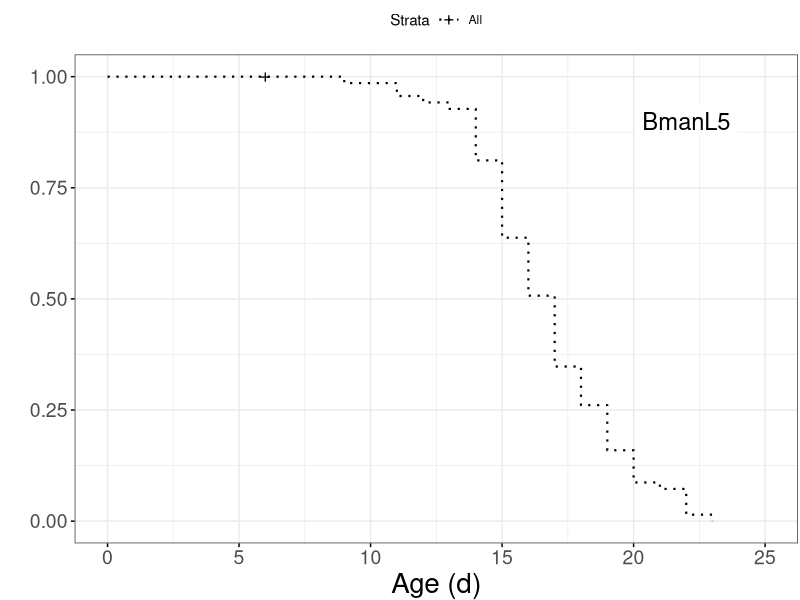
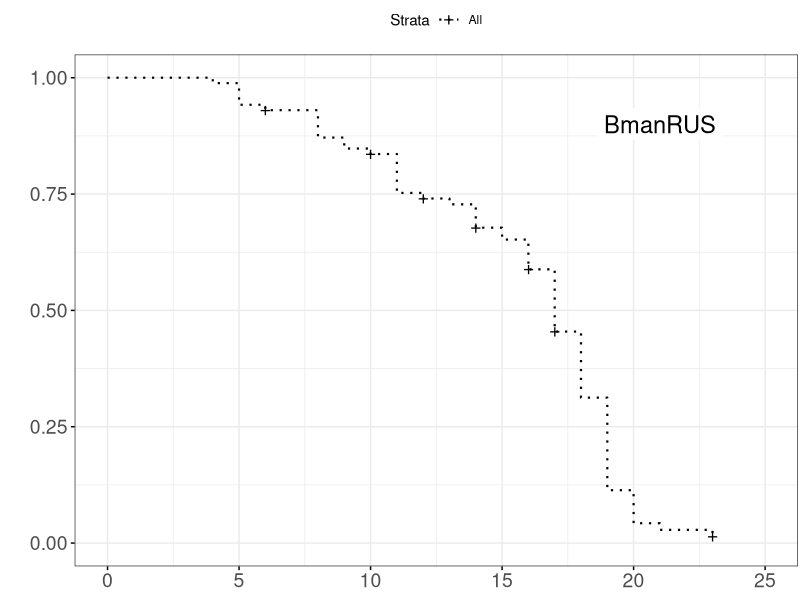
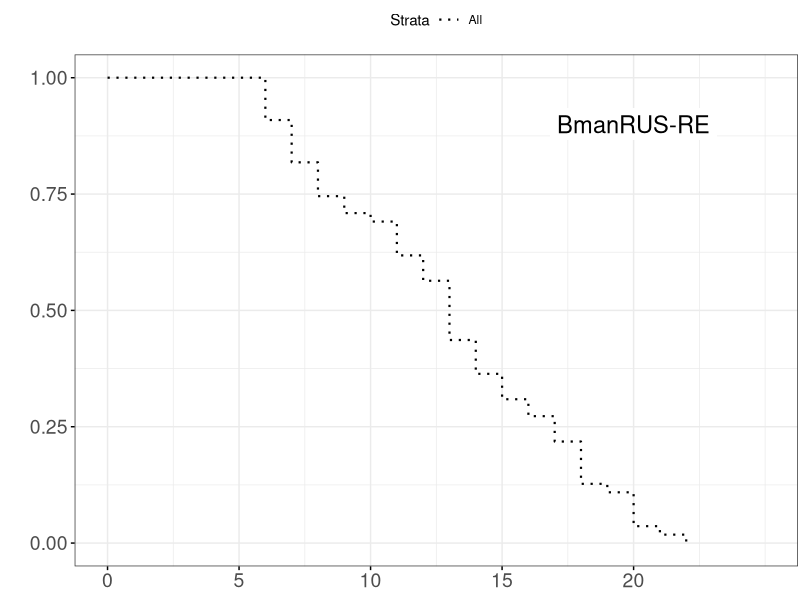

These charts were generated, in order, by the following R code: (Note: this script raises an error after producing the figures.)
# Code for creating survivorship curves, survivorship summary statistics, log-rank/Mantel-Haenszel tests

# Required packages:
library(tidyverse)
library(reshape2)
library(survival)
library(survminer)
library(car)
library(grid)
library(ggpubr)

# Loading and reformatting data--------------------------------------------------------------------

surv_data <- read_csv("survival.csv")

# Changing the order of the factors
surv_data <- surv_data[with(surv_data, order(generation, maternal_age, strain)),]

# Pulling out the censor column, which we will need later
censor <- surv_data$censor
surv_data <- surv_data[,-34]

# Modifying the dataset from wide to long format (needed for plotting and analysis):
surv_long <- melt(data = surv_data, 
                  id.vars = c("generation", "maternal_age", "strain", 
                              "plate", "well"),
                  variable.name = "day",
                  value.name = "dead_alive")

# Survival analysis---------------------------------------------------------------------------------

# Calculate survival times for each individual
survival_data_per_ind <- surv_long %>%
  group_by(generation, maternal_age, strain, plate, well) %>%
  summarize(surv_time = sum(dead_alive, na.rm = TRUE))

# Adding the censor column back and renaming it
survival_data_per_ind <- cbind(survival_data_per_ind, censor)

survival_data_per_ind <- rename(survival_data_per_ind, "censor" = "...7")

# Making a column with combined full sample information: generation, maternal age, and strain (useful for analysis and plotting later)
survival_data_per_ind$final_line <- paste(survival_data_per_ind$generation,
                                          survival_data_per_ind$maternal_age,
                                          survival_data_per_ind$strain)

# Creating a dataset that does not include censored individuals (for summary statistics)
surv_data_no_censor <-  filter(survival_data_per_ind, censor != 0)

# Calculating summary statistics
surv_summary <- surv_data_no_censor %>%
  group_by(generation, maternal_age, strain) %>%
  summarize(
    mean=mean(surv_time, na.rm = TRUE), 
    SE=sd(surv_time, na.rm =TRUE)/sqrt(length(!is.na(surv_time))),
    n=length(surv_time))
surv_summary

# Conducting log-rank/Mantel-Haenszel tests on the dataset that includes censored individuals
# Comparing Y and 0 and Y and M cohorts within each strain

# BmanL5 strain: -------------------------------------------------------
surv_L5 <-  filter(survival_data_per_ind, strain == "L5")

# Y vs. M cohort:
surv_L5_M <- filter(surv_L5, maternal_age != "10") # excluding 0 cohort

L5_M <- survdiff(Surv(surv_time, censor) ~ maternal_age, data = surv_L5_M)
1 - pchisq(L5_M$chisq, length(L5_M$n) - 1) # calculating p-value using the chi-squared distribution

# Y vs. O cohort:
surv_L5_O <- filter(surv_L5, maternal_age != "6") # excluding M cohort

L5_O <- survdiff(Surv(surv_time, censor) ~ maternal_age, data = surv_L5_O)
1 - pchisq(L5_O$chisq, length(L5_O$n) - 1)

# BmanRUS strain: -------------------------------------------------------
surv_RUS <-  filter(survival_data_per_ind, strain == "RUS")

# There was no M cohort for this strain
# Y vs. O cohort:
surv_RUS_O <- filter(surv_RUS, generation != "F0") # excluding F0 generation data

RUS_O <- survdiff(Surv(surv_time, censor) ~ maternal_age, data = surv_RUS_O)
1 - pchisq(RUS_O$chisq, length(RUS_O$n) - 1)

# BmanRUS-RE strain: -------------------------------------------------------
surv_RUS_RE <- filter(survival_data_per_ind, strain == "RUS-RE")

# Y vs. M cohort:
surv_RUS_RE_M <- filter(surv_RUS_RE, maternal_age != "10") # excluding O cohort

RUS_RE_M <- survdiff(Surv(surv_time, censor) ~ maternal_age, data = surv_RUS_RE_M)
1 - pchisq(RUS_RE_M$chisq, length(RUS_RE_M$n) - 1)

# Y vs. O cohort:
surv_RUS_RE_O <- filter(surv_RUS_RE, maternal_age != "6") # excluding M cohort

RUS_RE_O <- survdiff(Surv(surv_time, censor) ~ maternal_age, data = surv_RUS_RE_O)
1 - pchisq(RUS_RE_O$chisq, length(RUS_RE_O$n) - 1)

# BpL1 strain: -------------------------------------------------------
surv_BpL1 <- filter(survival_data_per_ind, strain == "BpL1")

# Y vs. M cohort:
surv_Bp_M <- filter(surv_BpL1, maternal_age != "9") # excluding O cohort

Bp_M <- survdiff(Surv(surv_time, censor) ~ maternal_age, data = surv_Bp_M)
1 - pchisq(Bp_M$chisq, length(Bp_M$n) - 1)

# Y vs. O cohort:
surv_Bp_O <- filter(surv_BpL1, maternal_age != "6") # excluding M cohort

Bp_O <- survdiff(Surv(surv_time, censor) ~ maternal_age, data = surv_Bp_O)
1 - pchisq(Bp_O$chisq, length(Bp_O$n) - 1)

# Plotting survivorship curves----------------------------------------------------------------------
# The following code should fully reproduce the manuscript figure (multipanel plot of survivorship curves)

# BmanL5 strain:-----------------------------------------------------

surv_L5$final_line <- factor(surv_L5$final_line, 
                             levels = c("F0 NA L5", "F1 3 L5", "F1 6 L5", "F1 10 L5"))

fit_L5 <- survfit(Surv(surv_time, censor) ~ final_line, data = surv_L5)

print(fit_L5)
summary(fit_L5)

surv_L5 <- ggsurvplot(
  fit_L5,
  data = surv_L5,
  linetype = c("dotted","solid","solid", "solid"),
  palette = c("black", "black", "#999999", "#0072B2"),
  size = 0.75,
  conf.int = FALSE,        
  pval = FALSE,             
  ggtheme = theme_bw(),      
  xlab = "Age (d)",
  xlim = c(0,25),
  ylab = "",
  font.tickslab = c(14),
  font.x = c(20))

surv_L5$plot <- surv_L5$plot + theme(plot.margin = unit(c(0,0.1,0,0.5), "lines"))

surv_L5$plot <- surv_L5$plot +  geom_label(
  label="BmanL5", 
  size = 6,
  x=22,
  y=0.9,
  label.size = 0,
  color = "black")
surv_L5

# BmanRUS strain:-----------------------------------------------------

surv_RUS$final_line <- factor(surv_RUS$final_line, 
                             levels = c("F0 NA RUS", "F1 3 RUS", "F1 11 RUS"))

fit_RUS <- survfit(Surv(surv_time, censor) ~ final_line, data = surv_RUS)

print(fit_RUS)
summary(fit_RUS)

surv_RUS <- ggsurvplot(
  fit_RUS,
  data = surv_RUS,
  linetype = c("dotted","solid", "solid"),
  palette = c("black", "black", "#0072B2"),
  size = 0.75,        
  conf.int = FALSE,       
  pval = FALSE,           
  ggtheme = theme_bw(), 
  xlab = element_blank(),
  xlim = c(0,25),
  ylab = "",
  font.tickslab = c(14))

surv_RUS$plot <- surv_RUS$plot + theme(plot.margin = unit(c(0,0.1,0,0.5), "lines"))

surv_RUS$plot <- surv_RUS$plot +  geom_label(
  label="BmanRUS", 
  size = 6,
  x=21,
  y=0.9,
  label.size = 0,
  color = "black")
surv_RUS

# BmanRUS-RE strain:-----------------------------------------------------

surv_RUS_RE$final_line <- factor(surv_RUS_RE$final_line, 
                             levels = c("F0 NA RUS-RE", "F1 3 RUS-RE", "F1 6 RUS-RE", "F1 10 RUS-RE"))

fit_RUS_RE <- survfit(Surv(surv_time, censor) ~ final_line, data = surv_RUS_RE)

print(fit_RUS_RE)
summary(fit_RUS_RE)

surv_RUS_RE <- ggsurvplot(
  fit_RUS_RE,
  data = surv_RUS_RE,
  linetype = c("dotted","solid","solid", "solid"),
  palette = c("black", "black","#999999", "#0072B2"),
  size = 0.75,     
  conf.int = FALSE, 
  pval = FALSE,        
  ggtheme = theme_bw(),   
  xlab = element_blank(),
  xlim = c(0,25),
  ylab = "",
  font.tickslab = c(14))

surv_RUS_RE$plot <- surv_RUS_RE$plot + theme(plot.margin = unit(c(0,0.1,0,0.5), "lines"))

surv_RUS_RE$plot <- surv_RUS_RE$plot +  geom_label(
  label="BmanRUS-RE", 
  size = 6,
  x=20,
  y=0.9,
  label.size = 0,
  color = "black")
surv_RUS_RE

# BpL1 strain:-----------------------------------------------------

surv_BpL1$final_line <- factor(surv_BpL1$final_line, 
                             levels = c("F0 NA BpL1", "F1 3 BpL1", "F1 6 BpL1", "F1 9 BpL1"))

fit_BpL1 <- survfit(Surv(surv_time, censor) ~ final_line, data = surv_BpL1)

print(fit_BpL1)
summary(fit_BpL1)

surv_BpL1 <- ggsurvplot(
  fit_BpL1,
  data = surv_BpL1,
  linetype = c("dotted","solid","solid", "solid"),
  palette = c("black", "black","#999999", "#0072B2"),
  size = 0.75,             
  conf.int = FALSE,     
  pval = FALSE,         
  ggtheme = theme_bw(),
  xlab = element_blank(),
  xlim = c(0,25),
  ylab = "",
  legend.title = "",
  legend.labs = c("F0", "Y", "M", "O"),
  font.tickslab = c(14))

surv_BpL1$plot <- surv_BpL1$plot + theme(legend.key.width = unit(3, "line"),
                                         legend.direction = "horizontal",
                                         plot.margin = unit(c(0,0.1,0,0.5), "lines"),
                                         legend.text=element_text(size=14))

surv_BpL1$plot <- surv_BpL1$plot +  geom_label(
  label="BpL1", 
  size = 6,
  x=23,
  y=0.9,
  label.size = 0,
  color = "black")
surv_BpL1

# Creating the multipanel plot:------------------------------

tiff("surv_curves.tiff", units="in", width=5, height=11, res=1200)

surv_curves <- ggarrange(surv_BpL1$plot, surv_RUS$plot, surv_RUS_RE$plot, surv_L5$plot, 
                         ncol = 1, nrow = 4,
                         font.label = list(size = 18),
                         common.legend = TRUE, legend = "top")

annotate_figure(surv_curves, left = textGrob("Survival probability", rot = 90, gp = gpar(fontsize = 20)))

dev.off()

